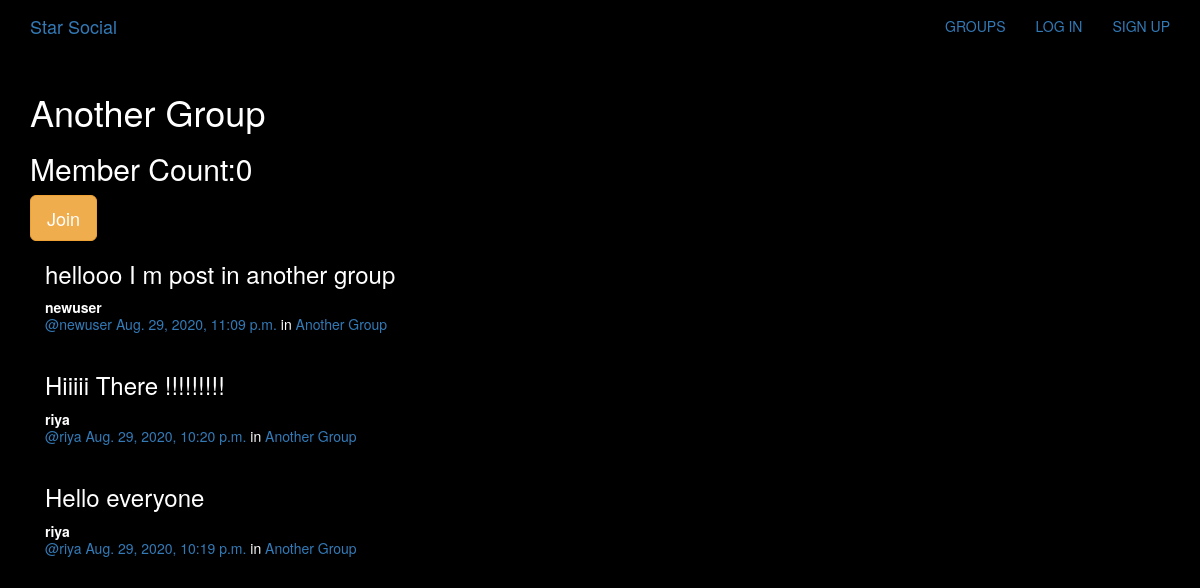
The page /groups/posts/in/another-group/ on the database its author committed.
### groups/models.py (models this page shows, shortened)
class Group(models.Model):
    name=models.CharField(max_length=255,unique=True)
    slug=models.SlugField(allow_unicode=True,unique=True)
    description=models.TextField(blank=True,default='')
    description_html=models.TextField(editable=False,default='',blank=True)
    members=models.ManyToManyField(User,through='GroupMember')
    class Meta:
        ordering=['name']

### posts/models.py (models this page shows, shortened)
class Post(models.Model):
    user=models.ForeignKey(User,related_name='posts',on_delete=models.CASCADE)
    created_at=models.DateTimeField(auto_now=True)
    message=models.TextField()
    message_html=models.TextField(editable=False)
    group=models.ForeignKey(Group,related_name='posts',null=True,blank=True,on_delete=models.CASCADE)
    class Meta:
        ordering=['-created_at']
        unique_together=['user','message']

### groups/views.py (the view)
# urls.py: url(r'posts/in/(?P<slug>[-\w]+)/$',views.SingleGroup.as_view(),name='single'),
class SingleGroup(generic.DetailView):
    model = Group

### groups/templates/groups/group_detail.html
{%extends 'groups/group_base.html'%}
{%block pregroup%}
<h1>{{group.name}}</h1>
<h2>Member Count:{{group.members.count}}</h2>
<div class="content">
  {%if user in group.members.all%}
<a href="{%url 'groups:leave' slug=group.slug%}" class='btn btn-lg btn-fill btn-warning'>Leave</a>
{%else%}
<a href="{%url 'groups:join' slug=group.slug%}" class='btn btn-lg btn-fill btn-warning'>Join</a>
  {%endif%}
</div>
{%endblock%}
{%block group_content%}
<div class="col-md-8">
  {%if group.posts.count == 0 %}
  <h2>No posts in this group yet!</h2>
  {%else%}
  {%for post in group.posts.all%}
  {%include "posts/_post.html"%}
  {%endfor%}
  {%endif%}
</div>
{%endblock%}

### posts/templates/posts/_post.html (shortened to what this page needs)
<div class="post media">
	<h3>{{ post.message_html|safe }}</h3>
	<div class="media-body">
		<strong>{{ post.user.username }}</strong>
		<h5 class="media-heading">
			<span class="username"><a href="{% url 'posts:for_user' username=post.user.username %}">@{{ post.user.username }}</a></span>
			<time class="time"><a href="{% url 'posts:single' username=post.user.username pk=post.pk %}">{{ post.created_at }}</a></time>
			{% if post.group %}
			<span class="group-name">in <a href="#">{{ post.group.name }}</a></span>
			{% endif %}
		</h5>
	</div>
</div>

### static/simplesocial/css/master.css (style rules this page uses)
body { margin: 0; overflow: hidden; background-color: black; color:white; }

### rows shown on the page
Group: name "Another Group", members.count "0"
Post: message_html "hellooo I m post in another group", user.username "newuser", created_at "Aug. 29, 2020, 11:09 p.m.", group.name "Another Group"
Post: message_html "Hiiiii There !!!!!!!!!", user.username "riya", created_at "Aug. 29, 2020, 10:20 p.m.", group.name "Another Group"
Post: message_html "Hello everyone", user.username "riya", created_at "Aug. 29, 2020, 10:19 p.m.", group.name "Another Group"
